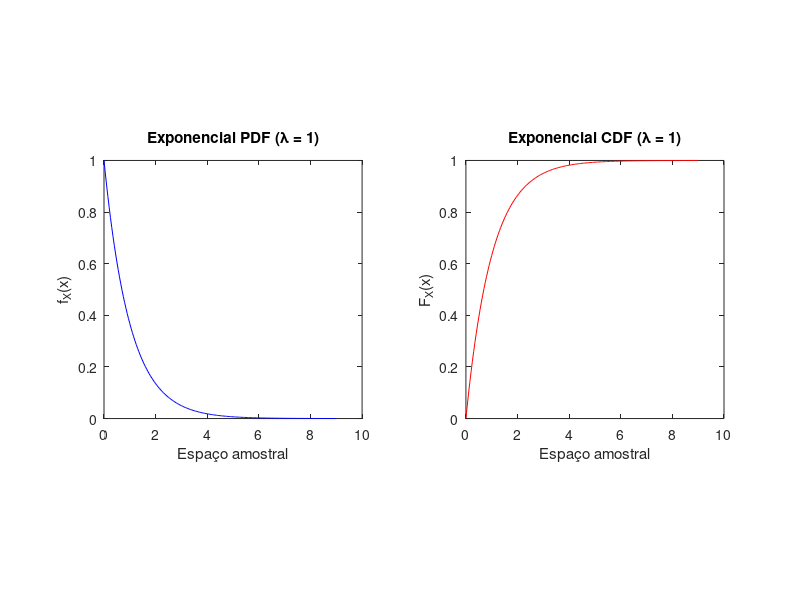

Recreate this plot in MATLAB.
clear all clc clf

% Função para calcular a função de densidade de probabilidade (pdf) de uma variável aleatória exponencial
function f=exponentialpdf(lambda,x)
  % Para a variável aleatória exponencial(lambda) X
  % e vetor de entrada x, a saída é um
  % vetor f tal que f(i)=f_X(x(i))
  f=lambda*exp(-lambda*x);
  f=f.*(x>=0);
endfunction

% Função para calcular a função de distribuição cumulativa (cdf) de uma variável aleatória exponencial
function F=exponentialcdf(lambda,x)
  % Para a variável aleatória exponencial(lambda) X
  % e vetor de entrada x, a saída é um
  % vetor F tal que F(i)=F_X(x(i))
  F=1.0-exp(-lambda*x);
endfunction

% Função para calcular o valor esperado de uma variável aleatória contínua
function E = expectedValue(a, b, lambda)
  f = @(x) lambda * exp(-lambda .* x);
  E = quadcc(@(x) x .* f(x), a, b);
endfunction

% Espaço amostral e parâmetro
sx = 0:0.05:9;
lambda = 1;

% Cálculo da PDF e CDF
px = exponentialpdf(lambda, sx);
fx = exponentialcdf(lambda, sx);

% Valor esperado
E = expectedValue(0, 9, lambda)

% Plot da PDF
figure(1);
subplot(1,2,1);
plot(sx, px, 'b-');
title('Exponencial PDF (\lambda = 1)');
xlabel("Espaço amostral");
ylabel('f_X(x)');
axis square

% Plot da CDF
figure(1);
subplot(1,2,2);
plot(sx, fx, 'r-');
title('Exponencial CDF (\lambda = 1)');
xlabel("Espaço amostral");
ylabel('F_X(x)');
axis square
